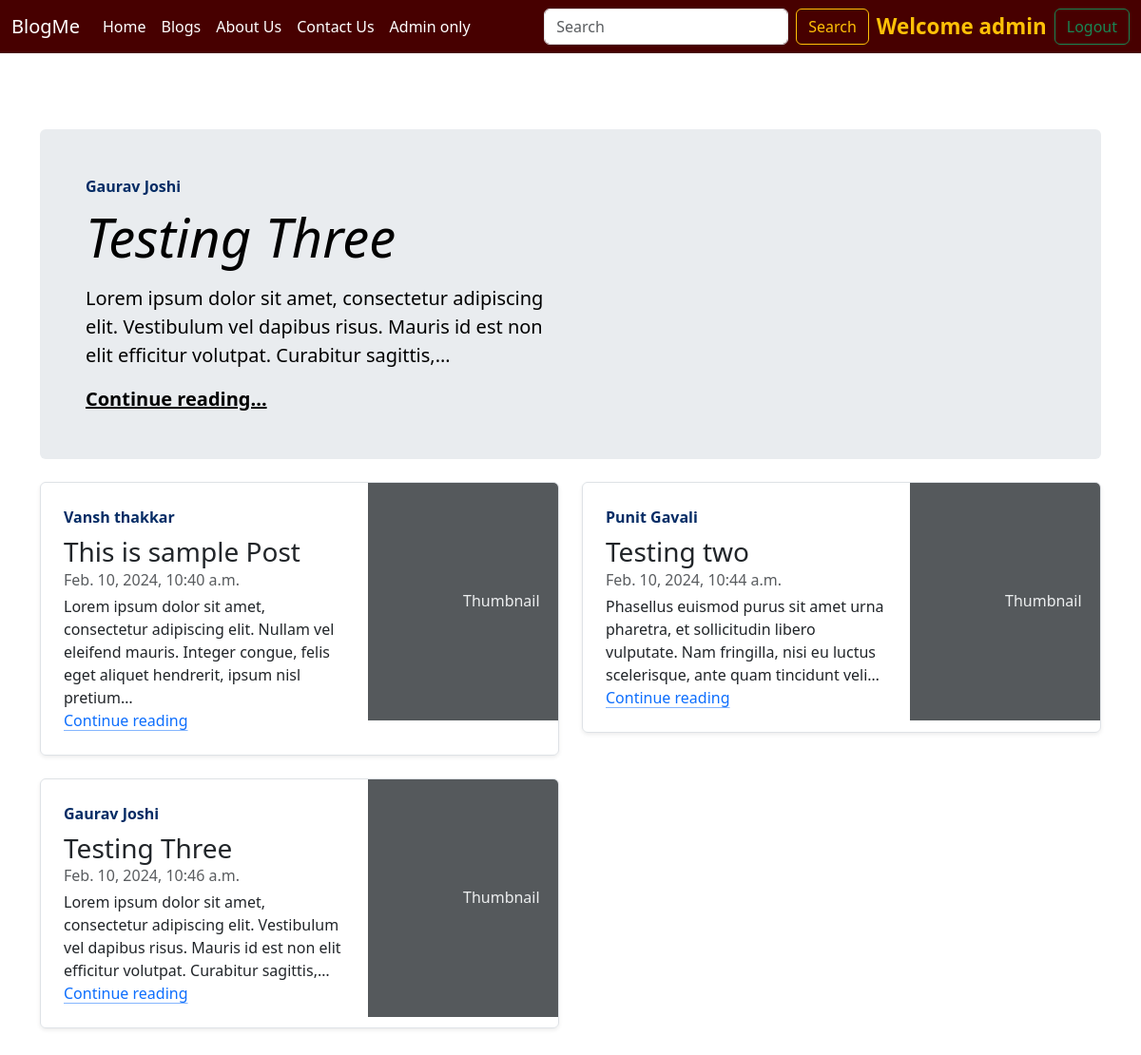
Page /blog/ (signed in) on the committed database.
### blog/models.py (models this page shows, shortened)
class Post(models.Model):
    pid=models.AutoField(primary_key=True)
    title=models.CharField(max_length=255)
    author=models.CharField(max_length=15)
    content=models.TextField()
    slug=models.CharField(max_length=100)
    timestamp=models.DateTimeField(blank=True)

### blog/views.py (the view)
# urls.py: path('', views.blogHome, name='blogHome'),
def blogHome(request):
    allPosts=Post.objects.all()
    latest_post = allPosts.order_by('-timestamp').first()
    context={'allPosts':allPosts, 'latest_post':latest_post}
    return render(request, 'blog/blogHome.html' , context)

### templates/blog/blogHome.html (shortened to what this page needs)
{% extends 'home/base.html' %}
{% block blogactive %}active{% endblock %}
{% block body %}
<div class="mt-7">
<main class="container">
    <div class="p-4 p-md-5 mb-4 rounded text-body-emphasis bg-body-secondary">
      <div class="col-lg-6 px-0">
        <strong class="d-inline-block mb-2 text-primary-emphasis">{{ latest_post.author }}</strong>
        <h1 class="display-4 fst-italic">{{ latest_post.title }}</h1>
        <p class="lead my-3">{{ latest_post.content | truncatechars:150 }}</p>
        <p class="lead mb-0"><a href="/blog/{{ latest_post.slug }}" class="text-body-emphasis fw-bold">Continue reading...</a></p>
      </div>
    </div>
    <div class="row mb-2">
    {% for post in allPosts %}
      <div class="col-md-6">
        <div class="row g-0 border rounded overflow-hidden flex-md-row mb-4 shadow-sm h-md-250 position-relative">
          <div class="col p-4 d-flex flex-column position-static">
            <strong class="d-inline-block mb-2 text-primary-emphasis">{{ post.author }}</strong>
            <h3 class="mb-0">{{ post.title }}</h3>
            <div class="mb-1 text-body-secondary">{{ post.timestamp }}</div>
            <p class="card-text mb-auto">{{ post.content | truncatechars:150 }}</p>
            <a href="/blog/{{ post.slug }}/" class="icon-link gap-1 icon-link-hover stretched-link">
              Continue reading
              <svg class="bi"><use xlink:href="#chevron-right"></use></svg>
            </a>
          </div>
          <div class="col-auto d-none d-lg-block">
            <svg class="bd-placeholder-img" width="200" height="250" xmlns="http://www.w3.org/2000/svg" role="img" aria-label="Placeholder: Thumbnail" preserveAspectRatio="xMidYMid slice" focusable="false"><title>Placeholder</title><rect width="100%" height="100%" fill="#55595c"></rect><text x="50%" y="50%" fill="#eceeef" dy=".3em">Thumbnail</text></svg>
          </div>
        </div>
      </div>
      {% endfor %}
    </div>
  </main>
</div>
{% endblock %}

### templates/home/base.html (shortened to what this page needs)
<!doctype html>
<html lang="en">
  <head>
    {% load static %}
    <link href="https://cdn.jsdelivr.net/npm/bootstrap@5.3.2/dist/css/bootstrap.min.css" rel="stylesheet">
    <link rel="stylesheet" href="{% static 'css/base.css' %}">
  </head>
  <body>
    <nav class="navbar navbar-expand-lg bg-body-tertiary navbar-custom">
        <div class="container-fluid">
          <a class="navbar-brand" href="/">BlogMe</a>
          <div class="collapse navbar-collapse" id="navbarSupportedContent">
            <ul class="navbar-nav me-auto mb-2 mb-lg-0">
              <li class="nav-item">
                <a class="nav-link {% block homeactive %}{% endblock %}" aria-current="page" href="/">Home</a>
              </li>
              <li class="nav-item">
                <a class="nav-link {% block blogactive %}{% endblock %}" href="/blog">Blogs</a>
              </li>
              <li class="nav-item">
                <a class="nav-link {% block aboutactive %}{% endblock %}" href="/about">About Us</a>
              </li>
              <li class="nav-item">
                <a class="nav-link {% block contactactive %}{% endblock %}" href="/contact">Contact Us</a>
              </li>
              <li class="nav-item">
                <a class="nav-link {% block adminactive %}{% endblock %}" target="_blank" href="/admin">Admin only</a>
              </li>
            </ul>
            <form class="d-flex" role="search" method="get" action="/search/">
              <input class="form-control me-2" name="search" id="search" type="search" placeholder="Search" aria-label="Search">
              <button class="btn btn-outline-warning" type="submit">Search</button>
            </form>
            {% if user.is_authenticated %}
            <span id="logguser">Welcome {{ request.user }}</span>
            <button type="button" class="btn btn-outline-success" data-bs-toggle="modal" data-bs-target="#logoutModal">
              Logout
            </button>
            {% endif %}
          </div>
        </div>
      </nav>
      {% block body %}{% endblock %}
  </body>
</html>

### static/css/base.css (style rules this page uses)
.navbar-custom { background-color: #470000!important; }
.navbar-custom .nav-link { color: #ffffff!important; }
.navbar-custom .navbar-brand { color: #ffffff; }
#logguser { font-weight: bolder; color: #ffc107; font-size: 1.4rem; margin: 0 0.5rem; }

### templates/blog/blogHome.html (style rules this page uses)
.mt-7 { margin-top: 5rem; }

### rows in the picture
Post: author "Gaurav Joshi", title "Testing Three", content "Lorem ipsum dolor sit amet, consectetur adipiscing elit. Vestibulum vel dapibus risus. Mauris id est non elit efficitur volutpat. Curabitur sagittis,…", timestamp "Feb. 10, 2024, 10:46 a.m."
Post: author "Vansh thakkar", title "This is sample Post", timestamp "Feb. 10, 2024, 10:40 a.m.", content "Lorem ipsum dolor sit amet, consectetur adipiscing elit. Nullam vel eleifend mauris. Integer congue, felis eget aliquet hendrerit, ipsum nisl pretium…"
Post: author "Punit Gavali", title "Testing two", timestamp "Feb. 10, 2024, 10:44 a.m.", content "Phasellus euismod purus sit amet urna pharetra, et sollicitudin libero vulputate. Nam fringilla, nisi eu luctus scelerisque, ante quam tincidunt veli…"

### other values in the picture
{{ request.user }} "admin"
